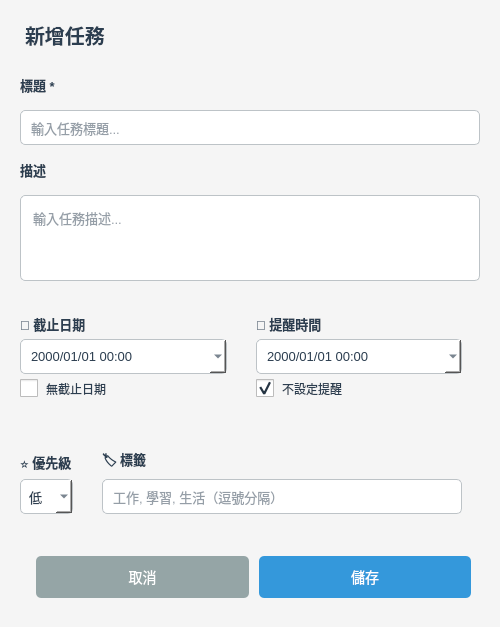
<?xml version="1.0" encoding="UTF-8"?>
<ui version="4.0">
 <class>TaskDialog</class>
 <widget class="QDialog" name="TaskDialog">
  <property name="geometry">
   <rect>
    <x>0</x>
    <y>0</y>
    <width>500</width>
    <height>500</height>
   </rect>
  </property>
  <property name="windowTitle">
   <string>任務</string>
  </property>
  <property name="styleSheet">
   <string notr="true">
    QDialog {
      background-color: #f5f5f5;
    }
    QLabel {
      color: #2c3e50;
      font-size: 13px;
    }
    QLineEdit, QTextEdit, QDateTimeEdit, QComboBox {
      padding: 8px;
      border: 1px solid #bdc3c7;
      border-radius: 5px;
      background-color: white;
      color: #2c3e50;
      font-size: 13px;
    }
    QLineEdit:focus, QTextEdit:focus, QDateTimeEdit:focus, QComboBox:focus {
      border: 2px solid #3498db;
    }
    QLineEdit:disabled, QTextEdit:disabled, QDateTimeEdit:disabled {
      background-color: #ecf0f1;
      color: #95a5a6;
    }
    QCheckBox {
      color: #2c3e50;
      font-size: 12px;
      spacing: 8px;
    }
    QCheckBox::indicator {
      width: 18px;
      height: 18px;
    }
   </string>
  </property>
  <layout class="QVBoxLayout" name="mainLayout">
   <property name="leftMargin">
    <number>20</number>
   </property>
   <property name="topMargin">
    <number>20</number>
   </property>
   <property name="rightMargin">
    <number>20</number>
   </property>
   <property name="bottomMargin">
    <number>20</number>
   </property>
   <property name="spacing">
    <number>15</number>
   </property>
   
   <!-- 標題 -->
   <item>
    <widget class="QLabel" name="dialogTitle">
     <property name="text">
      <string>新增任務</string>
     </property>
     <property name="styleSheet">
      <string notr="true">font-size: 20px; font-weight: bold; color: #2c3e50; padding-bottom: 10px;</string>
     </property>
    </widget>
   </item>
   
   <!-- 任務標題 -->
   <item>
    <widget class="QLabel" name="lblTitle">
     <property name="text">
      <string>標題 *</string>
     </property>
     <property name="styleSheet">
      <string notr="true">font-weight: bold;</string>
     </property>
    </widget>
   </item>
   <item>
    <widget class="QLineEdit" name="editTitle">
     <property name="placeholderText">
      <string>輸入任務標題...</string>
     </property>
    </widget>
   </item>
   
   <!-- 描述 -->
   <item>
    <widget class="QLabel" name="lblDescription">
     <property name="text">
      <string>描述</string>
     </property>
     <property name="styleSheet">
      <string notr="true">font-weight: bold;</string>
     </property>
    </widget>
   </item>
   <item>
    <widget class="QTextEdit" name="editDescription">
     <property name="placeholderText">
      <string>輸入任務描述...</string>
     </property>
     <property name="maximumSize">
      <size>
       <width>16777215</width>
       <height>100</height>
      </size>
     </property>
    </widget>
   </item>
   
   <!-- 截止日期與提醒時間（水平排列） -->
   <item>
    <widget class="QWidget" name="dateTimeRow">
     <layout class="QHBoxLayout" name="dateTimeLayout">
      <property name="leftMargin">
       <number>0</number>
      </property>
      <property name="spacing">
       <number>20</number>
      </property>
      <!-- 截止日期 -->
      <item>
       <widget class="QWidget" name="dueDateWidget">
        <layout class="QVBoxLayout" name="dueDateLayout">
         <property name="leftMargin">
          <number>0</number>
         </property>
         <property name="spacing">
          <number>5</number>
         </property>
         <item>
          <widget class="QLabel" name="lblDueDate">
           <property name="text">
            <string>📅 截止日期</string>
           </property>
           <property name="styleSheet">
            <string notr="true">font-weight: bold;</string>
           </property>
          </widget>
         </item>
         <item>
          <widget class="QDateTimeEdit" name="editDueDateTime">
           <property name="calendarPopup">
            <bool>true</bool>
           </property>
           <property name="displayFormat">
            <string>yyyy/MM/dd HH:mm</string>
           </property>
          </widget>
         </item>
         <item>
          <widget class="QCheckBox" name="chkNoDueDate">
           <property name="text">
            <string>無截止日期</string>
           </property>
          </widget>
         </item>
        </layout>
       </widget>
      </item>
      <!-- 提醒時間 -->
      <item>
       <widget class="QWidget" name="reminderWidget">
        <layout class="QVBoxLayout" name="reminderLayout">
         <property name="leftMargin">
          <number>0</number>
         </property>
         <property name="spacing">
          <number>5</number>
         </property>
         <item>
          <widget class="QLabel" name="lblReminder">
           <property name="text">
            <string>⏰ 提醒時間</string>
           </property>
           <property name="styleSheet">
            <string notr="true">font-weight: bold;</string>
           </property>
          </widget>
         </item>
         <item>
          <widget class="QDateTimeEdit" name="editReminderDateTime">
           <property name="calendarPopup">
            <bool>true</bool>
           </property>
           <property name="displayFormat">
            <string>yyyy/MM/dd HH:mm</string>
           </property>
          </widget>
         </item>
         <item>
          <widget class="QCheckBox" name="chkNoReminder">
           <property name="text">
            <string>不設定提醒</string>
           </property>
           <property name="checked">
            <bool>true</bool>
           </property>
          </widget>
         </item>
        </layout>
       </widget>
      </item>
     </layout>
    </widget>
   </item>
   
   <!-- 優先級與標籤（水平排列） -->
   <item>
    <widget class="QWidget" name="priorityTagRow">
     <layout class="QHBoxLayout" name="priorityTagLayout">
      <property name="leftMargin">
       <number>0</number>
      </property>
      <property name="spacing">
       <number>20</number>
      </property>
      <!-- 優先級 -->
      <item>
       <widget class="QWidget" name="priorityWidget">
        <layout class="QVBoxLayout" name="priorityLayout">
         <property name="leftMargin">
          <number>0</number>
         </property>
         <property name="spacing">
          <number>5</number>
         </property>
         <item>
          <widget class="QLabel" name="lblPriority">
           <property name="text">
            <string>⭐ 優先級</string>
           </property>
           <property name="styleSheet">
            <string notr="true">font-weight: bold;</string>
           </property>
          </widget>
         </item>
         <item>
          <widget class="QComboBox" name="comboPriority">
           <item>
            <property name="text">
             <string>低</string>
            </property>
           </item>
           <item>
            <property name="text">
             <string>中</string>
            </property>
           </item>
           <item>
            <property name="text">
             <string>高</string>
            </property>
           </item>
          </widget>
         </item>
        </layout>
       </widget>
      </item>
      <!-- 標籤 -->
      <item>
       <widget class="QWidget" name="tagWidget">
        <property name="sizePolicy">
         <sizepolicy hsizetype="Expanding" vsizetype="Preferred">
          <horstretch>1</horstretch>
          <verstretch>0</verstretch>
         </sizepolicy>
        </property>
        <layout class="QVBoxLayout" name="tagLayout">
         <property name="leftMargin">
          <number>0</number>
         </property>
         <property name="spacing">
          <number>5</number>
         </property>
         <item>
          <widget class="QLabel" name="lblTags">
           <property name="text">
            <string>🏷️ 標籤</string>
           </property>
           <property name="styleSheet">
            <string notr="true">font-weight: bold;</string>
           </property>
          </widget>
         </item>
         <item>
          <widget class="QLineEdit" name="editTags">
           <property name="placeholderText">
            <string>工作, 學習, 生活（逗號分隔）</string>
           </property>
          </widget>
         </item>
        </layout>
       </widget>
      </item>
     </layout>
    </widget>
   </item>
   
   <!-- 間隔 -->
   <item>
    <spacer name="verticalSpacer">
     <property name="orientation">
      <enum>Qt::Vertical</enum>
     </property>
     <property name="sizeHint" stdset="0">
      <size>
       <width>20</width>
       <height>20</height>
      </size>
     </property>
    </spacer>
   </item>
   
   <!-- 按鈕區 -->
   <item>
    <widget class="QWidget" name="buttonWidget">
     <layout class="QHBoxLayout" name="buttonLayout">
      <property name="spacing">
       <number>10</number>
      </property>
      <item>
       <spacer name="buttonSpacer">
        <property name="orientation">
         <enum>Qt::Horizontal</enum>
        </property>
       </spacer>
      </item>
      <item>
       <widget class="QPushButton" name="btnCancel">
        <property name="text">
         <string>取消</string>
        </property>
        <property name="styleSheet">
         <string notr="true">
          QPushButton {
            background-color: #95a5a6;
            color: white;
            border: none;
            padding: 10px 25px;
            font-size: 14px;
            border-radius: 5px;
          }
          QPushButton:hover {
            background-color: #7f8c8d;
          }
         </string>
        </property>
       </widget>
      </item>
      <item>
       <widget class="QPushButton" name="btnSave">
        <property name="text">
         <string>儲存</string>
        </property>
        <property name="styleSheet">
         <string notr="true">
          QPushButton {
            background-color: #3498db;
            color: white;
            border: none;
            padding: 10px 25px;
            font-size: 14px;
            border-radius: 5px;
          }
          QPushButton:hover {
            background-color: #2980b9;
          }
         </string>
        </property>
       </widget>
      </item>
     </layout>
    </widget>
   </item>
   
  </layout>
 </widget>
 <resources/>
 <connections>
  <connection>
   <sender>btnCancel</sender>
   <signal>clicked()</signal>
   <receiver>TaskDialog</receiver>
   <slot>reject()</slot>
  </connection>
  <connection>
   <sender>btnSave</sender>
   <signal>clicked()</signal>
   <receiver>TaskDialog</receiver>
   <slot>accept()</slot>
  </connection>
 </connections>
</ui>
